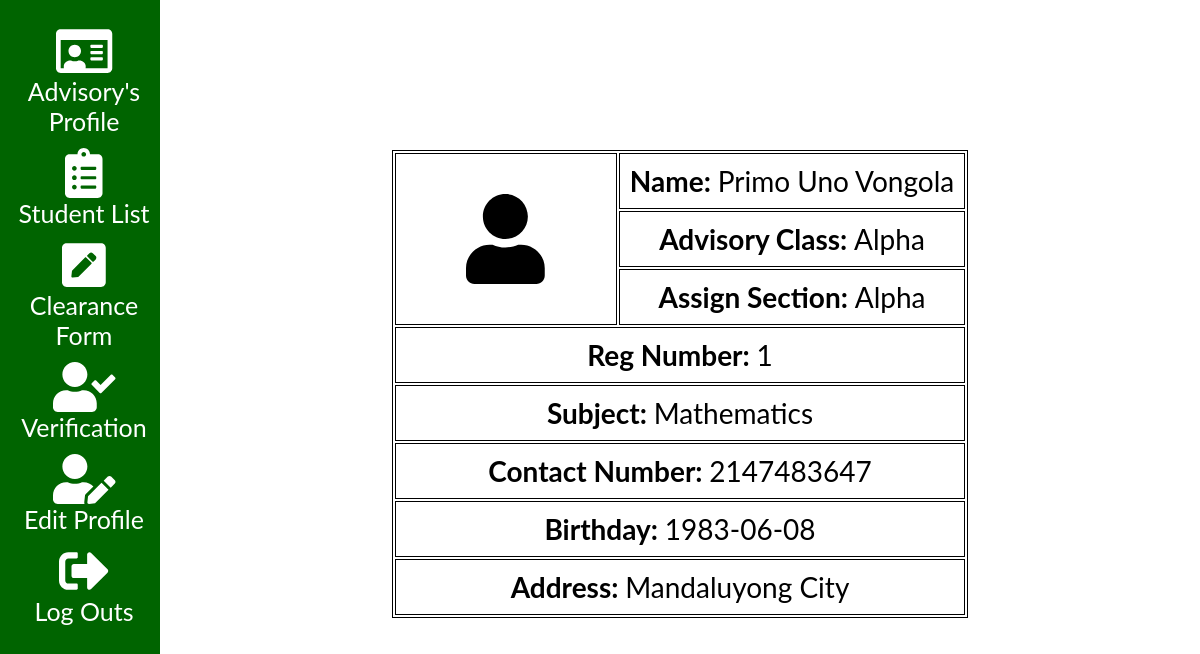
The page /teacherdashboard.php (signed in) on the database its author committed.
### tables this page shows
CREATE TABLE `lesson_plan` (
  `lesson_plan_id` int(11) NOT NULL,
  `teacher_id` int(11) NOT NULL,
  `subject_id` int(11) NOT NULL,
  `advisory_section_id` int(11) DEFAULT NULL,
  `section_id` int(11) NOT NULL
);

CREATE TABLE `teacher` (
  `teacher_id` int(11) NOT NULL,
  `first_name` varchar(50) NOT NULL,
  `middle_name` varchar(50) DEFAULT NULL,
  `last_name` varchar(50) NOT NULL,
  `contact_number` int(11) NOT NULL,
  `birthday` date NOT NULL,
  `address` varchar(50) NOT NULL,
  `username` varchar(50) NOT NULL,
  `password` varchar(50) NOT NULL
);

CREATE TABLE `section` (
  `section_id` int(11) NOT NULL,
  `section_name` varchar(50) NOT NULL
);

CREATE TABLE `subject` (
  `subject_id` int(11) NOT NULL,
  `subject_name` varchar(50) NOT NULL
);

### teacherdashboard.php (the view, shortened to what this page needs)
<?php
$conn = connect();
$current_id = $_SESSION['teacher_id'];
$profilesql = "SELECT * FROM teacher a
JOIN lesson_plan b ON  a.teacher_id = b.teacher_id
JOIN section c ON b.section_id = c.section_id
JOIN subject d ON b.subject_id = d.subject_id
WHERE a.teacher_id = $current_id";
    $profilequery = mysqli_query($conn, $profilesql);
$row = mysqli_fetch_assoc($profilequery);
?>
<!DOCTYPE html>
<html>
<head>
<link rel="stylesheet" href="resources/css/main.css">
</head>
<body>
<?php include "resources/plugins/teachersidenav.php" ?>
    <div class="main">
    <table class="table-profile">
            <tr>
                <td rowspan = "3" style="width: 200px;"><center><i class="fa fa-user" aria-hidden="true" style="font-size:90px"></i></center></td>
                <td><b>Name: </b><?php echo $row['first_name'] . ' ' . $row['middle_name'] . ' ' . $row['last_name']?></td>
            </tr>
            <tr>
                <td><b>Advisory Class: </b><?php if($row['advisory_section_id'] != null){ echo $row['section_name']; }else { echo "None"; } ?></td>
            </tr>
            <tr>
                <td><b>Assign Section: </b><?php echo $row['section_name']?></td>
            </tr>
            <tr>
                <td colspan="2"><b>Reg Number: </b><?php echo $row['teacher_id']?></td>
            </tr>
            <tr>
                <td colspan="2"><b>Subject: </b><?php echo $row['subject_name']?></td>
            </tr>
            <tr>
                <td colspan="2"><b>Contact Number: </b><?php echo $row['contact_number']?></td>
            </tr>
            <tr>
                <td colspan="2"><b>Birthday: </b> <?php echo $row['birthday']?></td>
            </tr>
            <tr>
                <td colspan="2"><b>Address: </b><?php echo $row['address']?></td>
            </tr>
        </table>
    </div>
</body>
</html>

### resources/css/main.css (style rules this page uses)
body { font-family: "Lato", sans-serif; }
.main { margin-left: 160px; font-size: 28px; padding: 0px 10px; }
table, th, td { border: 1px solid black; }
table { margin-top:150px; }
td { padding: 10px; text-align: center }
.table-profile, .table-list, .table-clearance { margin-left: auto; margin-right: auto; }

### rows shown on the page
lesson_plan: teacher.first_name "Primo", teacher.middle_name "Uno", teacher.last_name "Vongola", section.section_name "Alpha", teacher "1", subject.subject_name "Mathematics", teacher.contact_number "2147483647", teacher.birthday "1983-06-08", teacher.address "Mandaluyong City"
